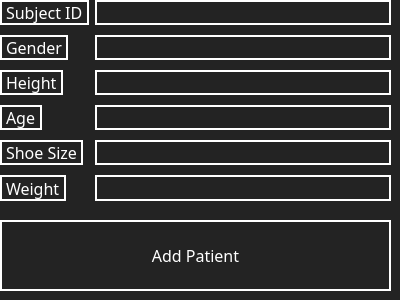
<?xml version="1.0" encoding="UTF-8"?>
<ui version="4.0">
 <class>Add_Patient_Screen</class>
 <widget class="QDialog" name="Add_Patient_Screen">
  <property name="geometry">
   <rect>
    <x>0</x>
    <y>0</y>
    <width>400</width>
    <height>300</height>
   </rect>
  </property>
  <property name="windowTitle">
   <string>Dialog</string>
  </property>
  <property name="styleSheet">
   <string notr="true">color: rgb(255, 255, 255);
background-color: rgb(35, 35, 35);</string>
  </property>
  <widget class="QWidget" name="formLayoutWidget">
   <property name="geometry">
    <rect>
     <x>0</x>
     <y>0</y>
     <width>391</width>
     <height>201</height>
    </rect>
   </property>
   <layout class="QFormLayout" name="formLayout">
    <property name="verticalSpacing">
     <number>10</number>
    </property>
    <item row="1" column="0">
     <widget class="QLabel" name="genderLabel">
      <property name="font">
       <font>
        <family>MS Reference Sans Serif</family>
        <pointsize>12</pointsize>
        <weight>50</weight>
        <italic>false</italic>
        <bold>false</bold>
       </font>
      </property>
      <property name="styleSheet">
       <string notr="true">QLabel {
	color: rgb(255, 255, 255);
	background-color: rgb(35, 35, 35);
	border: 2px solid;
	border-color: rgb(255, 255, 255);
	font: 12pt
}</string>
      </property>
      <property name="text">
       <string>Gender</string>
      </property>
     </widget>
    </item>
    <item row="2" column="0">
     <widget class="QLabel" name="heightLabel_2">
      <property name="font">
       <font>
        <family>MS Reference Sans Serif</family>
        <pointsize>12</pointsize>
        <weight>50</weight>
        <italic>false</italic>
        <bold>false</bold>
       </font>
      </property>
      <property name="styleSheet">
       <string notr="true">QLabel {
	color: rgb(255, 255, 255);
	background-color: rgb(35, 35, 35);
	border: 2px solid;
	border-color: rgb(255, 255, 255);
	font: 12pt
}</string>
      </property>
      <property name="text">
       <string>Height</string>
      </property>
     </widget>
    </item>
    <item row="3" column="0">
     <widget class="QLabel" name="ageLabel_2">
      <property name="font">
       <font>
        <family>MS Reference Sans Serif</family>
        <pointsize>12</pointsize>
        <weight>50</weight>
        <italic>false</italic>
        <bold>false</bold>
       </font>
      </property>
      <property name="styleSheet">
       <string notr="true">QLabel {
	color: rgb(255, 255, 255);
	background-color: rgb(35, 35, 35);
	border: 2px solid;
	border-color: rgb(255, 255, 255);
	font: 12pt
}</string>
      </property>
      <property name="text">
       <string>Age</string>
      </property>
     </widget>
    </item>
    <item row="4" column="0">
     <widget class="QLabel" name="shoeSizeLabel">
      <property name="font">
       <font>
        <family>MS Reference Sans Serif</family>
        <pointsize>12</pointsize>
        <weight>50</weight>
        <italic>false</italic>
        <bold>false</bold>
       </font>
      </property>
      <property name="styleSheet">
       <string notr="true">QLabel {
	color: rgb(255, 255, 255);
	background-color: rgb(35, 35, 35);
	border: 2px solid;
	border-color: rgb(255, 255, 255);
	font: 12pt
}</string>
      </property>
      <property name="text">
       <string>Shoe Size</string>
      </property>
     </widget>
    </item>
    <item row="5" column="0">
     <widget class="QLabel" name="weightLabel_2">
      <property name="font">
       <font>
        <family>MS Reference Sans Serif</family>
        <pointsize>12</pointsize>
        <weight>50</weight>
        <italic>false</italic>
        <bold>false</bold>
       </font>
      </property>
      <property name="styleSheet">
       <string notr="true">QLabel {
	color: rgb(255, 255, 255);
	background-color: rgb(35, 35, 35);
	border: 2px solid;
	border-color: rgb(255, 255, 255);
	font: 12pt
}</string>
      </property>
      <property name="text">
       <string>Weight</string>
      </property>
     </widget>
    </item>
    <item row="0" column="0">
     <widget class="QLabel" name="weightLabel">
      <property name="font">
       <font>
        <family>MS Reference Sans Serif</family>
        <pointsize>12</pointsize>
        <weight>50</weight>
        <italic>false</italic>
        <bold>false</bold>
       </font>
      </property>
      <property name="styleSheet">
       <string notr="true">QLabel {
	color: rgb(255, 255, 255);
	background-color: rgb(35, 35, 35);
	border: 2px solid;
	border-color: rgb(255, 255, 255);
	font: 12pt
}</string>
      </property>
      <property name="text">
       <string>Subject ID</string>
      </property>
     </widget>
    </item>
    <item row="0" column="1">
     <widget class="QLineEdit" name="genderLineEdit">
      <property name="minimumSize">
       <size>
        <width>0</width>
        <height>19</height>
       </size>
      </property>
      <property name="font">
       <font>
        <family>MS Reference Sans Serif</family>
        <pointsize>12</pointsize>
        <weight>50</weight>
        <italic>false</italic>
        <bold>false</bold>
       </font>
      </property>
      <property name="styleSheet">
       <string notr="true">QLineEdit {
	color: rgb(255, 255, 255);
	background-color: rgb(35, 35, 35);
	border: 2px solid;
	border-color: rgb(255, 255, 255);
	font: 12pt
}</string>
      </property>
     </widget>
    </item>
    <item row="1" column="1">
     <widget class="QLineEdit" name="genderLineEdit_2">
      <property name="minimumSize">
       <size>
        <width>0</width>
        <height>19</height>
       </size>
      </property>
      <property name="font">
       <font>
        <family>MS Reference Sans Serif</family>
        <pointsize>12</pointsize>
        <weight>50</weight>
        <italic>false</italic>
        <bold>false</bold>
       </font>
      </property>
      <property name="styleSheet">
       <string notr="true">QLineEdit {
	color: rgb(255, 255, 255);
	background-color: rgb(35, 35, 35);
	border: 2px solid;
	border-color: rgb(255, 255, 255);
	font: 12pt
}</string>
      </property>
     </widget>
    </item>
    <item row="2" column="1">
     <widget class="QLineEdit" name="genderLineEdit_3">
      <property name="minimumSize">
       <size>
        <width>0</width>
        <height>19</height>
       </size>
      </property>
      <property name="font">
       <font>
        <family>MS Reference Sans Serif</family>
        <pointsize>12</pointsize>
        <weight>50</weight>
        <italic>false</italic>
        <bold>false</bold>
       </font>
      </property>
      <property name="styleSheet">
       <string notr="true">QLineEdit {
	color: rgb(255, 255, 255);
	background-color: rgb(35, 35, 35);
	border: 2px solid;
	border-color: rgb(255, 255, 255);
	font: 12pt
}</string>
      </property>
     </widget>
    </item>
    <item row="3" column="1">
     <widget class="QLineEdit" name="genderLineEdit_4">
      <property name="minimumSize">
       <size>
        <width>0</width>
        <height>19</height>
       </size>
      </property>
      <property name="font">
       <font>
        <family>MS Reference Sans Serif</family>
        <pointsize>12</pointsize>
        <weight>50</weight>
        <italic>false</italic>
        <bold>false</bold>
       </font>
      </property>
      <property name="styleSheet">
       <string notr="true">QLineEdit {
	color: rgb(255, 255, 255);
	background-color: rgb(35, 35, 35);
	border: 2px solid;
	border-color: rgb(255, 255, 255);
	font: 12pt
}</string>
      </property>
     </widget>
    </item>
    <item row="4" column="1">
     <widget class="QLineEdit" name="genderLineEdit_5">
      <property name="minimumSize">
       <size>
        <width>0</width>
        <height>19</height>
       </size>
      </property>
      <property name="font">
       <font>
        <family>MS Reference Sans Serif</family>
        <pointsize>12</pointsize>
        <weight>50</weight>
        <italic>false</italic>
        <bold>false</bold>
       </font>
      </property>
      <property name="styleSheet">
       <string notr="true">QLineEdit {
	color: rgb(255, 255, 255);
	background-color: rgb(35, 35, 35);
	border: 2px solid;
	border-color: rgb(255, 255, 255);
	font: 12pt
}</string>
      </property>
     </widget>
    </item>
    <item row="5" column="1">
     <widget class="QLineEdit" name="genderLineEdit_6">
      <property name="minimumSize">
       <size>
        <width>0</width>
        <height>19</height>
       </size>
      </property>
      <property name="font">
       <font>
        <family>MS Reference Sans Serif</family>
        <pointsize>12</pointsize>
        <weight>50</weight>
        <italic>false</italic>
        <bold>false</bold>
       </font>
      </property>
      <property name="styleSheet">
       <string notr="true">QLineEdit {
	color: rgb(255, 255, 255);
	background-color: rgb(35, 35, 35);
	border: 2px solid;
	border-color: rgb(255, 255, 255);
	font: 12pt
}</string>
      </property>
     </widget>
    </item>
   </layout>
  </widget>
  <widget class="QPushButton" name="Add_Patient_2">
   <property name="geometry">
    <rect>
     <x>0</x>
     <y>220</y>
     <width>391</width>
     <height>71</height>
    </rect>
   </property>
   <property name="font">
    <font>
     <family>MS Reference Sans Serif</family>
     <pointsize>12</pointsize>
     <weight>50</weight>
     <italic>false</italic>
     <bold>false</bold>
    </font>
   </property>
   <property name="styleSheet">
    <string notr="true">QPushButton {
	color: rgb(255, 255, 255);
	background-color: rgb(35, 35, 35);
	border: 2px solid;
	border-color: rgb(255, 255, 255);
    font: 12pt
}
QPushButton:hover {
	background-color: rgb(85, 170, 255);
}</string>
   </property>
   <property name="text">
    <string>Add Patient</string>
   </property>
  </widget>
 </widget>
 <resources/>
 <connections/>
</ui>
